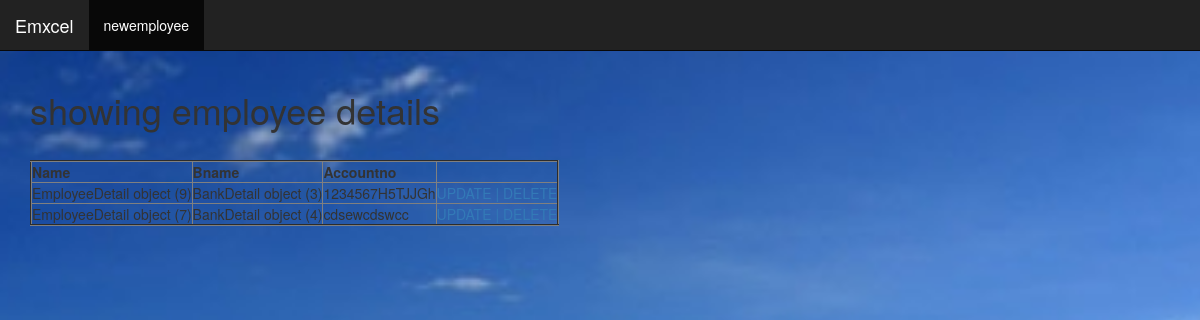
Page /empbank/ (signed in) on the committed database.
### emxcel/models.py (models this page shows)
class EmpBankdetails(models.Model):
    name=models.ForeignKey(EmployeeDetail,on_delete=models.CASCADE)
    bname=models.ForeignKey(BankDetail,on_delete=models.CASCADE)
    accountno=models.CharField(max_length=16)

class EmployeeDetail(models.Model):
    empname=models.CharField(max_length=20)
    empno=models.CharField(max_length=12)
    empsal=models.CharField(max_length=15)
    eemail=models.EmailField(max_length=70, null=True, blank=True, unique=True)

class BankDetail(models.Model):
    bankname=models.CharField(max_length=20)
    address=models.CharField(max_length=16)
    ifsc=models.CharField(max_length=7)
    bemail=models.EmailField(max_length=70, null=True, blank=True, unique=True)

### emxcel/templates/emxcel/empbankdetails_list.html
{% extends "emxcel/home.html" %}
{% block menu %}
<ul class="nav navbar-nav">
      <li class="active"><a href="/create_empbank">newemployee</a></li><br>
      {% endblock %}
{% block content %}
      <h1>showing employee details</h1><br>
      <table border="2">
      	<tr>
      		<th>Name</th>
      		<th>Bname</th>
      		<th>Accountno</th>
      	</tr>
      	{% for object in object_list %}
      	<tr>
      		<td>{{ object.name }}</td>
      		<td>{{ object.bname }}</td>
      		<td>{{ object.accountno }}</td>
      		<td>
      			<a href="/empbank_update/{{ object.id }}">UPDATE |</a>
      			<a href="/empbank_delete/{{ object.id }}">DELETE</a>
      	</tr>
      	{% endfor %}
      </table>
  {% endblock %}

### emxcel/templates/emxcel/home.html (style rules this page uses)
#bg { background-size: 2000px 3000px; background-repeat: no-repeat; background-position: center; background-attachment: fixed; background-size: cover; }

### rows in the picture
EmpBankdetails: name "EmployeeDetail object (9)", bname "BankDetail object (3)", accountno "1234567H5TJJGh"
EmpBankdetails: name "EmployeeDetail object (7)", bname "BankDetail object (4)", accountno "cdsewcdswcc"
